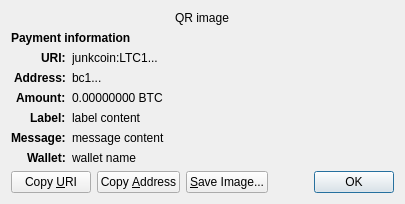
<?xml version="1.0" encoding="UTF-8"?>
<ui version="4.0">
 <class>ReceiveRequestDialog</class>
 <widget class="QDialog" name="ReceiveRequestDialog">
  <property name="geometry">
   <rect>
    <x>0</x>
    <y>0</y>
    <width>413</width>
    <height>229</height>
   </rect>
  </property>
  <property name="windowTitle">
   <string>Request payment to ...</string>
  </property>
  <layout class="QGridLayout" name="gridLayout" columnstretch="0,1">
   <property name="sizeConstraint">
    <enum>QLayout::SetFixedSize</enum>
   </property>
   <item row="0" column="0" colspan="2" alignment="Qt::AlignHCenter">
    <widget class="QRImageWidget" name="qr_code">
     <property name="text">
      <string notr="true">QR image</string>
     </property>
     <property name="textInteractionFlags">
      <set>Qt::NoTextInteraction</set>
     </property>
    </widget>
   </item>
   <item row="1" column="0" colspan="2">
    <widget class="QLabel" name="payment_header">
     <property name="font">
      <font>
       <weight>75</weight>
       <bold>true</bold>
      </font>
     </property>
     <property name="text">
      <string>Payment information</string>
     </property>
     <property name="textInteractionFlags">
      <set>Qt::NoTextInteraction</set>
     </property>
    </widget>
   </item>
   <item row="2" column="0" alignment="Qt::AlignRight|Qt::AlignTop">
    <widget class="QLabel" name="uri_tag">
     <property name="font">
      <font>
       <weight>75</weight>
       <bold>true</bold>
      </font>
     </property>
     <property name="text">
      <string notr="true">URI:</string>
     </property>
     <property name="textFormat">
      <enum>Qt::PlainText</enum>
     </property>
     <property name="textInteractionFlags">
      <set>Qt::NoTextInteraction</set>
     </property>
    </widget>
   </item>
   <item row="2" column="1" alignment="Qt::AlignTop">
    <widget class="QLabel" name="uri_content">
     <property name="text">
      <string notr="true">junkcoin:LTC1...</string>
     </property>
     <property name="textFormat">
      <enum>Qt::RichText</enum>
     </property>
     <property name="wordWrap">
      <bool>true</bool>
     </property>
     <property name="textInteractionFlags">
      <set>Qt::TextSelectableByMouse</set>
     </property>
    </widget>
   </item>
   <item row="3" column="0" alignment="Qt::AlignRight|Qt::AlignTop">
    <widget class="QLabel" name="address_tag">
     <property name="font">
      <font>
       <weight>75</weight>
       <bold>true</bold>
      </font>
     </property>
     <property name="text">
      <string>Address:</string>
     </property>
     <property name="textInteractionFlags">
      <set>Qt::NoTextInteraction</set>
     </property>
    </widget>
   </item>
   <item row="3" column="1" alignment="Qt::AlignTop">
    <widget class="QLabel" name="address_content">
     <property name="text">
      <string notr="true">bc1...</string>
     </property>
     <property name="textFormat">
      <enum>Qt::PlainText</enum>
     </property>
     <property name="textInteractionFlags">
      <set>Qt::TextSelectableByMouse</set>
     </property>
    </widget>
   </item>
   <item row="4" column="0" alignment="Qt::AlignRight|Qt::AlignTop">
    <widget class="QLabel" name="amount_tag">
     <property name="font">
      <font>
       <weight>75</weight>
       <bold>true</bold>
      </font>
     </property>
     <property name="text">
      <string>Amount:</string>
     </property>
     <property name="textInteractionFlags">
      <set>Qt::NoTextInteraction</set>
     </property>
    </widget>
   </item>
   <item row="4" column="1" alignment="Qt::AlignTop">
    <widget class="QLabel" name="amount_content">
     <property name="text">
      <string notr="true">0.00000000 BTC</string>
     </property>
     <property name="textFormat">
      <enum>Qt::PlainText</enum>
     </property>
     <property name="textInteractionFlags">
      <set>Qt::TextSelectableByMouse</set>
     </property>
    </widget>
   </item>
   <item row="5" column="0" alignment="Qt::AlignRight|Qt::AlignTop">
    <widget class="QLabel" name="label_tag">
     <property name="font">
      <font>
       <weight>75</weight>
       <bold>true</bold>
      </font>
     </property>
     <property name="text">
      <string>Label:</string>
     </property>
     <property name="textInteractionFlags">
      <set>Qt::NoTextInteraction</set>
     </property>
    </widget>
   </item>
   <item row="5" column="1" alignment="Qt::AlignTop">
    <widget class="QLabel" name="label_content">
     <property name="text">
      <string notr="true">label content</string>
     </property>
     <property name="textFormat">
      <enum>Qt::PlainText</enum>
     </property>
     <property name="wordWrap">
      <bool>true</bool>
     </property>
     <property name="textInteractionFlags">
      <set>Qt::TextSelectableByMouse</set>
     </property>
    </widget>
   </item>
   <item row="6" column="0" alignment="Qt::AlignRight|Qt::AlignTop">
    <widget class="QLabel" name="message_tag">
     <property name="font">
      <font>
       <weight>75</weight>
       <bold>true</bold>
      </font>
     </property>
     <property name="text">
      <string>Message:</string>
     </property>
     <property name="textInteractionFlags">
      <set>Qt::NoTextInteraction</set>
     </property>
    </widget>
   </item>
   <item row="6" column="1" alignment="Qt::AlignTop">
    <widget class="QLabel" name="message_content">
     <property name="text">
      <string notr="true">message content</string>
     </property>
     <property name="textFormat">
      <enum>Qt::PlainText</enum>
     </property>
     <property name="wordWrap">
      <bool>true</bool>
     </property>
     <property name="textInteractionFlags">
      <set>Qt::TextSelectableByMouse</set>
     </property>
    </widget>
   </item>
   <item row="7" column="0" alignment="Qt::AlignRight|Qt::AlignTop">
    <widget class="QLabel" name="wallet_tag">
     <property name="font">
      <font>
       <weight>75</weight>
       <bold>true</bold>
      </font>
     </property>
     <property name="text">
      <string>Wallet:</string>
     </property>
     <property name="textInteractionFlags">
      <set>Qt::NoTextInteraction</set>
     </property>
    </widget>
   </item>
   <item row="7" column="1" alignment="Qt::AlignTop">
    <widget class="QLabel" name="wallet_content">
     <property name="text">
      <string notr="true">wallet name</string>
     </property>
     <property name="textFormat">
      <enum>Qt::PlainText</enum>
     </property>
     <property name="wordWrap">
      <bool>true</bool>
     </property>
     <property name="textInteractionFlags">
      <set>Qt::TextSelectableByMouse</set>
     </property>
    </widget>
   </item>
   <item row="8" column="0" colspan="2">
    <layout class="QHBoxLayout" name="horizontalLayout">
     <item>
      <widget class="QPushButton" name="btnCopyURI">
       <property name="text">
        <string>Copy &amp;URI</string>
       </property>
       <property name="autoDefault">
        <bool>false</bool>
       </property>
      </widget>
     </item>
     <item>
      <widget class="QPushButton" name="btnCopyAddress">
       <property name="text">
        <string>Copy &amp;Address</string>
       </property>
       <property name="autoDefault">
        <bool>false</bool>
       </property>
      </widget>
     </item>
     <item>
      <widget class="QPushButton" name="btnSaveAs">
       <property name="text">
        <string>&amp;Save Image...</string>
       </property>
       <property name="autoDefault">
        <bool>false</bool>
       </property>
      </widget>
     </item>
     <item>
      <spacer name="horizontalSpacer_2">
       <property name="orientation">
        <enum>Qt::Horizontal</enum>
       </property>
       <property name="sizeHint" stdset="0">
        <size>
         <width>40</width>
         <height>20</height>
        </size>
       </property>
      </spacer>
     </item>
     <item>
      <widget class="QDialogButtonBox" name="buttonBox">
       <property name="focusPolicy">
        <enum>Qt::StrongFocus</enum>
       </property>
       <property name="standardButtons">
        <set>QDialogButtonBox::Ok</set>
       </property>
      </widget>
     </item>
    </layout>
   </item>
  </layout>
 </widget>
 <customwidgets>
  <customwidget>
   <class>QRImageWidget</class>
   <extends>QLabel</extends>
   <header>qt/qrimagewidget.h</header>
  </customwidget>
 </customwidgets>
 <tabstops>
  <tabstop>buttonBox</tabstop>
  <tabstop>btnCopyURI</tabstop>
  <tabstop>btnCopyAddress</tabstop>
  <tabstop>btnSaveAs</tabstop>
 </tabstops>
 <resources/>
 <connections>
  <connection>
   <sender>buttonBox</sender>
   <signal>accepted()</signal>
   <receiver>ReceiveRequestDialog</receiver>
   <slot>accept()</slot>
   <hints>
    <hint type="sourcelabel">
     <x>135</x>
     <y>230</y>
    </hint>
    <hint type="destinationlabel">
     <x>135</x>
     <y>126</y>
    </hint>
   </hints>
  </connection>
 </connections>
</ui>
